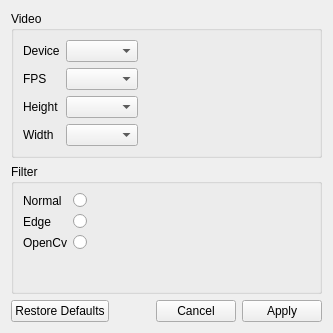
<?xml version="1.0" encoding="UTF-8"?>
<ui version="4.0">
 <class>Form</class>
 <widget class="QWidget" name="Form">
  <property name="geometry">
   <rect>
    <x>0</x>
    <y>0</y>
    <width>333</width>
    <height>333</height>
   </rect>
  </property>
  <property name="windowTitle">
   <string>Video Settings</string>
  </property>
  <layout class="QGridLayout" name="gridLayout_2">
   <item row="1" column="0">
    <layout class="QGridLayout" name="gridLayout">
     <item row="0" column="0">
      <widget class="QGroupBox" name="groupBox">
       <property name="title">
        <string>Video</string>
       </property>
       <layout class="QGridLayout" name="gridLayout_4">
        <item row="0" column="0">
         <layout class="QFormLayout" name="formLayout_2">
          <item row="0" column="0">
           <widget class="QLabel" name="label">
            <property name="text">
             <string>Device</string>
            </property>
           </widget>
          </item>
          <item row="2" column="0">
           <widget class="QLabel" name="label_3">
            <property name="text">
             <string>FPS</string>
            </property>
           </widget>
          </item>
          <item row="3" column="0">
           <widget class="QLabel" name="label_4">
            <property name="text">
             <string>Height</string>
            </property>
           </widget>
          </item>
          <item row="4" column="0">
           <widget class="QLabel" name="label_5">
            <property name="text">
             <string>Width</string>
            </property>
           </widget>
          </item>
          <item row="0" column="1">
           <widget class="QComboBox" name="comboBox"/>
          </item>
          <item row="2" column="1">
           <widget class="QComboBox" name="comboBox_2"/>
          </item>
          <item row="3" column="1">
           <widget class="QComboBox" name="comboBox_3"/>
          </item>
          <item row="4" column="1">
           <widget class="QComboBox" name="comboBox_4"/>
          </item>
         </layout>
        </item>
        <item row="0" column="1">
         <spacer name="horizontalSpacer_2">
          <property name="orientation">
           <enum>Qt::Horizontal</enum>
          </property>
          <property name="sizeHint" stdset="0">
           <size>
            <width>40</width>
            <height>20</height>
           </size>
          </property>
         </spacer>
        </item>
       </layout>
      </widget>
     </item>
     <item row="1" column="0">
      <widget class="QGroupBox" name="groupBox_2">
       <property name="title">
        <string>Filter</string>
       </property>
       <layout class="QGridLayout" name="gridLayout_3">
        <item row="0" column="0">
         <layout class="QFormLayout" name="formLayout">
          <property name="fieldGrowthPolicy">
           <enum>QFormLayout::AllNonFixedFieldsGrow</enum>
          </property>
          <item row="0" column="0">
           <widget class="QLabel" name="label_2">
            <property name="text">
             <string>Normal</string>
            </property>
           </widget>
          </item>
          <item row="0" column="1">
           <widget class="QRadioButton" name="radioButton">
            <property name="text">
             <string/>
            </property>
           </widget>
          </item>
          <item row="1" column="0">
           <widget class="QLabel" name="label_6">
            <property name="text">
             <string>Edge</string>
            </property>
           </widget>
          </item>
          <item row="1" column="1">
           <widget class="QRadioButton" name="radioButton_2">
            <property name="text">
             <string/>
            </property>
           </widget>
          </item>
          <item row="2" column="0">
           <widget class="QLabel" name="label_7">
            <property name="text">
             <string>OpenCv</string>
            </property>
           </widget>
          </item>
          <item row="2" column="1">
           <widget class="QRadioButton" name="radioButton_3">
            <property name="text">
             <string/>
            </property>
           </widget>
          </item>
         </layout>
        </item>
        <item row="0" column="1">
         <spacer name="horizontalSpacer">
          <property name="orientation">
           <enum>Qt::Horizontal</enum>
          </property>
          <property name="sizeHint" stdset="0">
           <size>
            <width>40</width>
            <height>20</height>
           </size>
          </property>
         </spacer>
        </item>
       </layout>
      </widget>
     </item>
    </layout>
   </item>
   <item row="2" column="0">
    <widget class="QDialogButtonBox" name="buttonBox">
     <property name="standardButtons">
      <set>QDialogButtonBox::Apply|QDialogButtonBox::Cancel|QDialogButtonBox::RestoreDefaults</set>
     </property>
    </widget>
   </item>
  </layout>
 </widget>
 <resources/>
 <connections/>
</ui>
